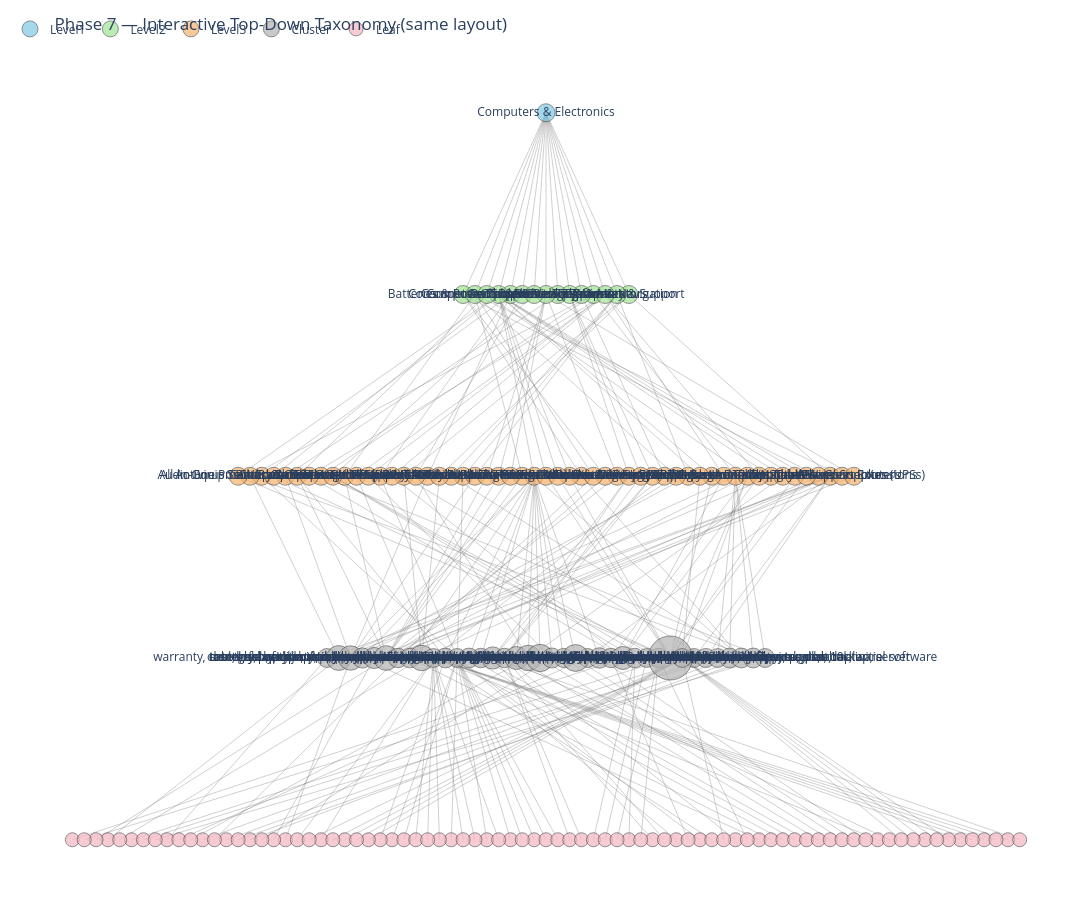

Notebook code for this chart:
### Code cell
# Make the existing Phase-5 top-down figure interactive (same layout)
# Requirements: you already have G (networkx graph), pos (dict of positions), labels (dict of label text)
# pip install plotly

import plotly.graph_objects as go

# --- colors & sizes by node type ---
COLOR = {
    "level1": "#7ec8e3",   # blue
    "level2": "#a0e493",   # green
    "level3": "#f6b26b",   # orange
    "cluster": "#b3b3b3",  # gray
    "leaf": "#f4b6c2",     # pink
}
def node_size(d):
    base = 18
    if d.get("type") == "cluster":
        return min(44, base + 0.05*int(d.get("size", 1)))  # scale by cluster size
    if d.get("type") == "leaf":
        return 14
    return 18

def display_label(d):
    t = d.get("type")
    raw = d.get("label", "")
    # show only TF-IDF part for clusters ("cid: terms" -> "terms")
    return raw.split(":", 1)[-1].strip() if (t == "cluster" and ":" in raw) else raw

def hover_text(n, d):
    t = d.get("type", "")
    lbl = display_label(d) or d.get("label") or n
    if t == "cluster":
        terms = d.get("top_terms") or []
        return "<br>".join([
            f"<b>{lbl}</b>",
            f"Type: {t}",
            f"Cluster ID: {d.get('cluster_id','')}",
            f"Size: {d.get('size','')}",
            f"Top terms: {', '.join(map(str, terms[:8]))}" if terms else ""
        ])
    return f"<b>{lbl}</b><br>Type: {t}"

# --- Edges as one polyline trace ---
edge_x, edge_y = [], []
for u, v in G.edges():
    x0, y0 = pos[u]; x1, y1 = pos[v]
    edge_x += [x0, x1, None]
    edge_y += [y0, y1, None]

edge_trace = go.Scatter(
    x=edge_x, y=edge_y,
    mode="lines",
    line=dict(width=1, color="rgba(120,120,120,0.35)"),
    hoverinfo="none",
    showlegend=False
)

# --- Nodes: one trace per type so you can toggle in legend ---
node_traces = []
for t in ["level1","level2","level3","cluster","leaf"]:
    xs, ys, sizes, texts, show_text = [], [], [], [], []
    for n, d in G.nodes(data=True):
        if d.get("type") != t: 
            continue
        x, y = pos[n]
        xs.append(x); ys.append(y)
        sizes.append(node_size(d))
        texts.append(hover_text(n, d))
        # show text for everything except leaves (keeps it readable)
        show_text.append(display_label(d) if t != "leaf" else "")

    if xs:
        node_traces.append(
            go.Scatter(
                name=t.title(),
                x=xs, y=ys,
                mode="markers+text",
                text=show_text,
                textposition="middle center",
                marker=dict(
                    size=sizes,
                    color=COLOR.get(t, "#ccc"),
                    line=dict(width=1, color="rgba(60,60,60,0.8)")
                ),
                hovertemplate="%{customdata}<extra></extra>",
                customdata=texts,
                showlegend=True
            )
        )

fig = go.Figure([edge_trace, *node_traces])
fig.update_layout(
    title="Phase 7 — Interactive Top-Down Taxonomy (same layout)",
    xaxis=dict(visible=False),
    yaxis=dict(visible=False),
    plot_bgcolor="white",
    paper_bgcolor="white",
    width=1400, height=900,
    margin=dict(l=10, r=10, t=60, b=10),
    legend=dict(orientation="h", yanchor="bottom", y=1.02, xanchor="left", x=0)
)

fig.show()                 # interactive in notebook
# Optional: save as shareable HTML
# fig.write_html("phase7_taxonomy_interactive.html", include_plotlyjs="cdn")

### Figure 1 — Plotly figure (JSON) as saved in the notebook; plotly's stock layout.template omitted (floating-point values rounded to 4 significant figures; data arrays with more than 128 entries replaced by an {"elided": "..."} marker saying what was removed)
{"data": [{"hoverinfo": "none", "line": {"color": "rgba(120,120,120,0.35)", "width": 1}, "mode": "lines", "showlegend": false, "type": "scatter", "x": {"elided": "705 float values"}, "y": {"elided": "705 int values"}}, {"customdata": ["<b>Computers & Electronics</b><br>Type: level1"], "hovertemplate": "%{customdata}<extra></extra>", "marker": {"color": "#7ec8e3", "line": {"color": "rgba(60,60,60,0.8)", "width": 1}, "size": [18]}, "mode": "markers+text", "name": "Level1", "showlegend": true, "text": ["Computers & Electronics"], "textposition": "middle center", "type": "scatter", "x": [0], "y": [-1]}, {"customdata": ["<b>Warranty & Support</b><br>Type: level2", "<b>Telecom & Navigation</b><br>Type: level2", "<b>Consumer Audio & Video Equipment</b><br>Type: level2", "<b>Software</b><br>Type: level2", "<b>Batteries & Power Supplies</b><br>Type: level2", "<b>Computers</b><br>Type: level2", "<b>Photo & Video Equipment</b><br>Type: level2", "<b>Computer Cables</b><br>Type: level2", "<b>Networking</b><br>Type: level2", "<b>Computer Components</b><br>Type: level2", "<b>Projectors</b><br>Type: level2", "<b>TVs & Monitors</b><br>Type: level2", "<b>Printers & Scanners</b><br>Type: level2", "<b>Data Input Devices</b><br>Type: level2", "<b>Data Storage</b><br>Type: level2"], "hovertemplate": "%{customdata}<extra></extra>", "marker": {"color": "#a0e493", "line": {"color": "rgba(60,60,60,0.8)", "width": 1}, "size": [18, 18, 18, 18, 18, 18, 18, 18, 18, 18, 18, 18, 18, 18, 18]}, "mode": "markers+text", "name": "Level2", "showlegend": true, "text": ["Warranty & Support", "Telecom & Navigation", "Consumer Audio & Video Equipment", "Software", "Batteries & Power Supplies", "Computers", "Photo & Video Equipment", "Computer Cables", "Networking", "Computer Components", "Projectors", "TVs & Monitors", "Printers & Scanners", "Data Input Devices", "Data Storage"], "textposition": "middle center", "type": "scatter", "x": [7, 6, -3, 4, -7, -4, 1, -6, 0, -5, 3, 5, 2, -2, -1], "y": [-2, -2, -2, -2, -2, -2, -2, -2, -2, -2, -2, -2, -2, -2, -2]}, {"customdata": ["<b>Warranty & Support Extensions</b><br>Type: level3", "<b>Mobile Headsets</b><br>Type: level3", "<b>Audio Equipment Parts & Accessories</b><br>Type: level3", "<b>Home Audio Sets</b><br>Type: level3", "<b>IT Support Services</b><br>Type: level3", "<b>Software Licenses/Upgrades</b><br>Type: level3", "<b>Power Adapters & Inverters</b><br>Type: level3", "<b>Mobile Device Chargers</b><br>Type: level3", "<b>Notebook Parts & Accessories</b><br>Type: level3", "<b>Antivirus Security Software</b><br>Type: level3", "<b>Computer Utilities</b><br>Type: level3", "<b>Tablet Cases</b><br>Type: level3", "<b>Mobile Phone Cases</b><br>Type: level3", "<b>Camera Accessories</b><br>Type: level3", "<b>Screen Protectors</b><br>Type: level3", "<b>MP3/MP4 Player Cases</b><br>Type: level3", "<b>Fibre Optic Cables</b><br>Type: level3", "<b>Networking Cables</b><br>Type: level3", "<b>PowerLine Network Adapters</b><br>Type: level3", "<b>Wire Connectors</b><br>Type: level3", "<b>Network Switches</b><br>Type: level3", "<b>SCART Cables</b><br>Type: level3", "<b>Network Transceiver Modules</b><br>Type: level3", "<b>Network Media Converters</b><br>Type: level3", "<b>Chassis Components</b><br>Type: level3", "<b>System Components</b><br>Type: level3", "<b>Wireless Routers</b><br>Type: level3", "<b>Uninterruptible Power Supplies (UPSs)</b><br>Type: level3", "<b>Power Distribution Units (PDUs)</b><br>Type: level3", "<b>Power Cables</b><br>Type: level3", "<b>Maintenance & Support Fees</b><br>Type: level3", "<b>Projection Screens</b><br>Type: level3", "<b>Flat Panel Floor Stands</b><br>Type: level3", "<b>Printing Supplies</b><br>Type: level3", "<b>Printing Equipment</b><br>Type: level3", "<b>Printing Media</b><br>Type: level3", "<b>Keyboards</b><br>Type: level3", "<b>Tablet Spare Parts</b><br>Type: level3", "<b>Flat Panel Spare Parts</b><br>Type: level3", "<b>TVs</b><br>Type: level3", "<b>Computer Monitors</b><br>Type: level3", "<b>Signage Displays</b><br>Type: level3", "<b>Hospitality TVs</b><br>Type: level3", "<b>Data Storage Devices</b><br>Type: level3", "<b>PCs/Workstations</b><br>Type: level3", "<b>Notebooks</b><br>Type: level3", "<b>Tablets</b><br>Type: level3", "<b>All-in-One PCs/Workstations</b><br>Type: level3", "<b>Backpack PCs</b><br>Type: level3", "<b>Servers</b><br>Type: level3", "<b>PC/Workstation Barebones</b><br>Type: level3", "<b>Thin Clients</b><br>Type: level3", "<b>Server Barebones</b><br>Type: level3"], "hovertemplate": "%{customdata}<extra></extra>", "marker": {"color": "#f6b26b", "line": {"color": "rgba(60,60,60,0.8)", "width": 1}, "size": [18, 18, 18, 18, 18, 18, 18, 18, 18, 18, 18, 18, 18, 18, 18, 18, 18, 18, 18, 18, 18, 18, 18, 18, 18, 18, 18, 18, 18, 18, 18, 18, 18, 18, 18, 18, 18, 18, 18, 18, 18, 18, 18, 18, 18, 18, 18, 18, 18, 18, 18, 18, 18]}, "mode": "markers+text", "name": "Level3", "showlegend": true, "text": ["Warranty & Support Extensions", "Mobile Headsets", "Audio Equipment Parts & Accessories", "Home Audio Sets", "IT Support Services", "Software Licenses/Upgrades", "Power Adapters & Inverters", "Mobile Device Chargers", "Notebook Parts & Accessories", "Antivirus Security Software", "Computer Utilities", "Tablet Cases", "Mobile Phone Cases", "Camera Accessories", "Screen Protectors", "MP3/MP4 Player Cases", "Fibre Optic Cables", "Networking Cables", "PowerLine Network Adapters", "Wire Connectors", "Network Switches", "SCART Cables", "Network Transceiver Modules", "Network Media Converters", "Chassis Components", "System Components", "Wireless Routers", "Uninterruptible Power Supplies (UPSs)", "Power Distribution Units (PDUs)", "Power Cables", "Maintenance & Support Fees", "Projection Screens", "Flat Panel Floor Stands", "Printing Supplies", "Printing Equipment", "Printing Media", "Keyboards", "Tablet Spare Parts", "Flat Panel Spare Parts", "TVs", "Computer Monitors", "Signage Displays", "Hospitality TVs", "Data Storage Devices", "PCs/Workstations", "Notebooks", "Tablets", "All-in-One PCs/Workstations", "Backpack PCs", "Servers", "PC/Workstation Barebones", "Thin Clients", "Server Barebones"], "textposition": "middle center", "type": "scatter", "x": [24, -7, -24, -14, -12, 16, 3, -8, -1, -25, -19, 19, -6, -22, 12, -10, -17, -2, 6, 25, -4, 11, -3, -5, -21, 17, 26, 23, 5, 4, -9, 10, -16, 9, 7, 8, -11, 20, -15, 18, -20, 15, -13, -18, 2, 0, 21, -26, -23, 14, 1, 22, 13], "y": [-3, -3, -3, -3, -3, -3, -3, -3, -3, -3, -3, -3, -3, -3, -3, -3, -3, -3, -3, -3, -3, -3, -3, -3, -3, -3, -3, -3, -3, -3, -3, -3, -3, -3, -3, -3, -3, -3, -3, -3, -3, -3, -3, -3, -3, -3, -3, -3, -3, -3, -3, -3, -3]}, {"customdata": ["<b>warranty, extended warranty, warranty service, extended, year</b><br>Type: cluster<br>Cluster ID: 0<br>Size: 18<br>Top terms: warranty, extended warranty, warranty service, extended, year", "<b>headphone, ear, intraaural, headset, binaural</b><br>Type: cluster<br>Cluster ID: 1<br>Size: 18<br>Top terms: headphone, ear, intraaural, headset, binaural", "<b>coverplus, year, extension epson, warranty, coverplus extended</b><br>Type: cluster<br>Cluster ID: 2<br>Size: 19<br>Top terms: coverplus, year, extension epson, warranty, coverplus extended", "<b>extension lenovo, service, year, 24x7, extension</b><br>Type: cluster<br>Cluster ID: 3<br>Size: 17<br>Top terms: extension lenovo, service, year, 24x7, extension", "<b>nbd, prosupport, business day, day, support</b><br>Type: cluster<br>Cluster ID: 4<br>Size: 21<br>Top terms: nbd, prosupport, business day, day, support", "<b>software symantec, symantec atp, atp, add, 10k</b><br>Type: cluster<br>Cluster ID: 5<br>Size: 17<br>Top terms: software symantec, symantec atp, atp, add, 10k", "<b>chain, software maintenance, software, software symantec, initial software</b><br>Type: cluster<br>Cluster ID: 6<br>Size: 33<br>Top terms: chain, software maintenance, software, software symantec, initial software", "<b>power, indoor, power adapter, ac dc, adapter</b><br>Type: cluster<br>Cluster ID: 7<br>Size: 36<br>Top terms: power, indoor, power adapter, ac dc, adapter", "<b>kaspersky, security, br kaspersky, lab, malware</b><br>Type: cluster<br>Cluster ID: 8<br>Size: 35<br>Top terms: kaspersky, security, br kaspersky, lab, malware", "<b>backup, exec, backup exec, symantec backup, server</b><br>Type: cluster<br>Cluster ID: 9<br>Size: 17<br>Top terms: backup, exec, backup exec, symantec backup, server", "<b>trend, security, micro, threat, business security</b><br>Type: cluster<br>Cluster ID: 10<br>Size: 135<br>Top terms: trend, security, micro, threat, business security", "<b>case, galaxy, compatibility, iphone, screen protector</b><br>Type: cluster<br>Cluster ID: 11<br>Size: 128<br>Top terms: case, galaxy, compatibility, iphone, screen protector", "<b>battery, laptop battery, cell, battery replaces, replaces</b><br>Type: cluster<br>Cluster ID: 12<br>Size: 43<br>Top terms: battery, laptop battery, cell, battery replaces, replaces", "<b>fsp, fujitsu fsp, year, service, extension fujitsu</b><br>Type: cluster<br>Cluster ID: 13<br>Size: 62<br>Top terms: fsp, fujitsu fsp, year, service, extension fujitsu", "<b>cable, connector, rj 45, patch, patch cable</b><br>Type: cluster<br>Cluster ID: 14<br>Size: 133<br>Top terms: cable, connector, rj 45, patch, patch cable", "<b>power, ups, outlet, ac outlet, c13</b><br>Type: cluster<br>Cluster ID: 15<br>Size: 30<br>Top terms: power, ups, outlet, ac outlet, c13", "<b>tablet, year, compatibility asus, worldwide asus, information technology</b><br>Type: cluster<br>Cluster ID: 16<br>Size: 33<br>Top terms: tablet, year, compatibility asus, worldwide asus, information technology", "<b>hpe, support, year, service, care</b><br>Type: cluster<br>Cluster ID: 17<br>Size: 148<br>Top terms: hpe, support, year, service, care", "<b>projection, projection screen, screen, electrol, matte white</b><br>Type: cluster<br>Cluster ID: 18<br>Size: 16<br>Top terms: projection, projection screen, screen, electrol, matte white", "<b>motherboard lenovo, motherboard, spare, motherboard brand, type motherboard</b><br>Type: cluster<br>Cluster ID: 19<br>Size: 33<br>Top terms: motherboard lenovo, motherboard, spare, motherboard brand, type motherboard", "<b>screen, screen replaces, wxga, replaces, power</b><br>Type: cluster<br>Cluster ID: 20<br>Size: 36<br>Top terms: screen, screen replaces, wxga, replaces, power", "<b>motherboard, motherboard hp, 001 notebook, thermal material, replacement thermal</b><br>Type: cluster<br>Cluster ID: 21<br>Size: 29<br>Top terms: motherboard, motherboard hp, 001 notebook, thermal material, replacement thermal", "<b>toner, page, cartridge, toner cartridge, printing</b><br>Type: cluster<br>Cluster ID: 22<br>Size: 84<br>Top terms: toner, page, cartridge, toner cartridge, printing", "<b>dpi, print, printing, sheet, laser</b><br>Type: cluster<br>Cluster ID: 23<br>Size: 28<br>Top terms: dpi, print, printing, sheet, laser", "<b>keyboard, notebook spare, spare, housing base, base keyboard</b><br>Type: cluster<br>Cluster ID: 24<br>Size: 99<br>Top terms: keyboard, notebook spare, spare, housing base, base keyboard", "<b>keyboard, keyboard lenovo, ideapad, notebook spare, spare</b><br>Type: cluster<br>Cluster ID: 25<br>Size: 149<br>Top terms: keyboard, keyboard lenovo, ideapad, notebook spare, spare", "<b>satellite, display, notebook spare, spare, spare toshiba</b><br>Type: cluster<br>Cluster ID: 26<br>Size: 185<br>Top terms: satellite, display, notebook spare, spare, spare toshiba", "<b>mainboard, acer flat, panel spare, flat panel, mainboard acer</b><br>Type: cluster<br>Cluster ID: 27<br>Size: 39<br>Top terms: mainboard, acer flat, panel spare, flat panel, mainboard acer", "<b>motherboard, acer notebook, motherboard acer, acer motherboard, acer acer</b><br>Type: cluster<br>Cluster ID: 28<br>Size: 22<br>Top terms: motherboard, acer notebook, motherboard acer, acer motherboard, acer acer", "<b>compaq, compaq pc, pc 15, display, notebook spare</b><br>Type: cluster<br>Cluster ID: 29<br>Size: 176<br>Top terms: compaq, compaq pc, pc 15, display, notebook spare", "<b>compaq elitebook, elitebook, 840 g3, elitebook 840, compaq</b><br>Type: cluster<br>Cluster ID: 30<br>Size: 49<br>Top terms: compaq elitebook, elitebook, 840 g3, elitebook 840, compaq", "<b>kingston, memory, memory module, module, dimm</b><br>Type: cluster<br>Cluster ID: 31<br>Size: 28<br>Top terms: kingston, memory, memory module, module, dimm", "<b>dvb, smart tv, pixel hd, dvb dvb, smart</b><br>Type: cluster<br>Cluster ID: 32<br>Size: 100<br>Top terms: dvb, smart tv, pixel hd, dvb dvb, smart", "<b>internal hard, rpm, hdd, hard drive, drive lenovo</b><br>Type: cluster<br>Cluster ID: 33<br>Size: 29<br>Top terms: internal hard, rpm, hdd, hard drive, drive lenovo", "<b>rpm, hard drive, hard, dell 400, drive dell</b><br>Type: cluster<br>Cluster ID: 34<br>Size: 16<br>Top terms: rpm, hard drive, hard, dell 400, drive dell", "<b>origin, storage, ssd, solution, serial ata</b><br>Type: cluster<br>Cluster ID: 35<br>Size: 30<br>Top terms: origin, storage, ssd, solution, serial ata", "<b>br br, processor, gen, pixel, memory</b><br>Type: cluster<br>Cluster ID: 36<br>Size: 1258<br>Top terms: br br, processor, gen, pixel, memory", "<b>socket, lga, supported, ethernet, pci</b><br>Type: cluster<br>Cluster ID: 37<br>Size: 16<br>Top terms: socket, lga, supported, ethernet, pci"], "hovertemplate": "%{customdata}<extra></extra>", "marker": {"color": "#b3b3b3", "line": {"color": "rgba(60,60,60,0.8)", "width": 1}, "size": [18.9, 18.9, 18.95, 18.85, 19.05, 18.85, 19.65, 19.8, 19.75, 18.85, 24.75, 24.4, 20.15, 21.1, 24.65, 19.5, 19.65, 25.4, 18.8, 19.65, 19.8, 19.45, 22.2, 19.4, 22.95, 25.45, 27.25, 19.95, 19.1, 26.8, 20.45, 19.4, 23, 19.45, 18.8, 19.5, 44, 18.8]}, "mode": "markers+text", "name": "Cluster", "showlegend": true, "text": ["warranty, extended warranty, warranty service, extended, year", "headphone, ear, intraaural, headset, binaural", "coverplus, year, extension epson, warranty, coverplus extended", "extension lenovo, service, year, 24x7, extension", "nbd, prosupport, business day, day, support", "software symantec, symantec atp, atp, add, 10k", "chain, software maintenance, software, software symantec, initial software", "power, indoor, power adapter, ac dc, adapter", "kaspersky, security, br kaspersky, lab, malware", "backup, exec, backup exec, symantec backup, server", "trend, security, micro, threat, business security", "case, galaxy, compatibility, iphone, screen protector", "battery, laptop battery, cell, battery replaces, replaces", "fsp, fujitsu fsp, year, service, extension fujitsu", "cable, connector, rj 45, patch, patch cable", "power, ups, outlet, ac outlet, c13", "tablet, year, compatibility asus, worldwide asus, information technology", "hpe, support, year, service, care", "projection, projection screen, screen, electrol, matte white", "motherboard lenovo, motherboard, spare, motherboard brand, type motherboard", "screen, screen replaces, wxga, replaces, power", "motherboard, motherboard hp, 001 notebook, thermal material, replacement thermal", "toner, page, cartridge, toner cartridge, printing", "dpi, print, printing, sheet, laser", "keyboard, notebook spare, spare, housing base, base keyboard", "keyboard, keyboard lenovo, ideapad, notebook spare, spare", "satellite, display, notebook spare, spare, spare toshiba", "mainboard, acer flat, panel spare, flat panel, mainboard acer", "motherboard, acer notebook, motherboard acer, acer motherboard, acer acer", "compaq, compaq pc, pc 15, display, notebook spare", "compaq elitebook, elitebook, 840 g3, elitebook 840, compaq", "kingston, memory, memory module, module, dimm", "dvb, smart tv, pixel hd, dvb dvb, smart", "internal hard, rpm, hdd, hard drive, drive lenovo", "rpm, hard drive, hard, dell 400, drive dell", "origin, storage, ssd, solution, serial ata", "br br, processor, gen, pixel, memory", "socket, lga, supported, ethernet, pci"], "textposition": "middle center", "type": "scatter", "x": [-18.5, -7.5, 3.5, 12.5, 13.5, 14.5, 15.5, 16.5, 17.5, 18.5, -17.5, -16.5, -15.5, -14.5, -13.5, -12.5, -11.5, -10.5, -9.5, -8.5, -6.5, -5.5, -4.5, -3.5, -2.5, -1.5, -0.5, 0.5, 1.5, 2.5, 4.5, 5.5, 6.5, 7.5, 8.5, 9.5, 10.5, 11.5], "y": [-4, -4, -4, -4, -4, -4, -4, -4, -4, -4, -4, -4, -4, -4, -4, -4, -4, -4, -4, -4, -4, -4, -4, -4, -4, -4, -4, -4, -4, -4, -4, -4, -4, -4, -4, -4, -4, -4]}, {"customdata": ["<b>+18 products</b><br>Type: leaf", "<b>Earhook Headphones SHS8100/98</b><br>Type: leaf", "<b>Headphones</b><br>Type: leaf", "<b>Micro System CMT-A50</b><br>Type: leaf", "<b>Headphones with mic SHE5305WT/00</b><br>Type: leaf", "<b>HA-FR15-Z-E Colourful inner ear headphones with remote & mic</b><br>Type: leaf", "<b>Headphones with mic SHL5205PP/10</b><br>Type: leaf", "<b>CINEARPRO</b><br>Type: leaf", "<b>MDR-100AAP</b><br>Type: leaf", "<b>Headsets</b><br>Type: leaf", "<b>Charisma</b><br>Type: leaf", "<b>Headphones with mic SHE3855RG/00</b><br>Type: leaf", "<b>+19 products</b><br>Type: leaf", "<b>+17 products</b><br>Type: leaf", "<b>+21 products</b><br>Type: leaf", "<b>+17 products</b><br>Type: leaf", "<b>+33 products</b><br>Type: leaf", "<b>+36 products</b><br>Type: leaf", "<b>+34 products</b><br>Type: leaf", "<b>+17 products</b><br>Type: leaf", "<b>+135 products</b><br>Type: leaf", "<b>+85 products</b><br>Type: leaf", "<b>Notebook Spare Parts</b><br>Type: leaf", "<b>+62 products</b><br>Type: leaf", "<b>+133 products</b><br>Type: leaf", "<b>+30 products</b><br>Type: leaf", "<b>Notebook Spare Parts</b><br>Type: leaf", "<b>+148 products</b><br>Type: leaf", "<b>PermScreen 191x252 Matte white D</b><br>Type: leaf", "<b>Elpro RF Electrol 123x160 Matte White M</b><br>Type: leaf", "<b>10100338</b><br>Type: leaf", "<b>Tabscreen Electrol, Da-tex</b><br>Type: leaf", "<b>Eelectrical height adjustable system with floor plate</b><br>Type: leaf", "<b>Contour Electrol 137\"</b><br>Type: leaf", "<b>Tensioned Elpro Electrol, Matte White</b><br>Type: leaf", "<b>10300090</b><br>Type: leaf", "<b>Cinema RF Electrol 153x200 High Contrast S</b><br>Type: leaf", "<b>Model C w/ CSR</b><br>Type: leaf", "<b>Tensioned Elpro Concept HD</b><br>Type: leaf", "<b>Hapro Manual 153x200 Matte White M</b><br>Type: leaf", "<b>Compact RF Electrol 179 x 280</b><br>Type: leaf", "<b>Tensioned Elpro Concept RF</b><br>Type: leaf", "<b>Tensioned Descender Electrol Surface, Matte White</b><br>Type: leaf", "<b>Notebook Spare Parts</b><br>Type: leaf", "<b>All-in-One PC Spare Parts</b><br>Type: leaf", "<b>Notebook Spare Parts</b><br>Type: leaf", "<b>Notebook Spare Parts</b><br>Type: leaf", "<b>Toner Cartridges</b><br>Type: leaf", "<b>Laser Printers</b><br>Type: leaf", "<b>Multifunctionals</b><br>Type: leaf", "<b>Laser Printers</b><br>Type: leaf", "<b>Printing Paper</b><br>Type: leaf", "<b>Ink Cartridges</b><br>Type: leaf", "<b>Inkjet Printers</b><br>Type: leaf", "<b>Notebook Spare Parts</b><br>Type: leaf", "<b>+19 products</b><br>Type: leaf", "<b>Notebook Spare Parts</b><br>Type: leaf", "<b>+39 products</b><br>Type: leaf", "<b>Notebook Spare Parts</b><br>Type: leaf", "<b>Notebook Spare Parts</b><br>Type: leaf", "<b>Notebook Spare Parts</b><br>Type: leaf", "<b>Memory Modules</b><br>Type: leaf", "<b>+100 products</b><br>Type: leaf", "<b>Internal Hard Drives</b><br>Type: leaf", "<b>Internal Solid State Drives</b><br>Type: leaf", "<b>Internal Hard Drives</b><br>Type: leaf", "<b>NAS & Storage Servers</b><br>Type: leaf", "<b>Internal Hard Drives</b><br>Type: leaf", "<b>Internal Solid State Drives</b><br>Type: leaf", "<b>+1148 products</b><br>Type: leaf", "<b>Server/Workstation Motherboards</b><br>Type: leaf", "<b>AS-2042G-TRF</b><br>Type: leaf", "<b>Motherboards</b><br>Type: leaf", "<b>A+ Server 1012A-M73RF</b><br>Type: leaf", "<b>1026T-6RFT+</b><br>Type: leaf", "<b>SuperServer 2027TR-HTRF</b><br>Type: leaf", "<b>SYS-5017GR-TF-FM275</b><br>Type: leaf", "<b>6046T-TUF</b><br>Type: leaf", "<b>SuperServer 1029GQ-TNRT</b><br>Type: leaf", "<b>RS120-E5/PA4</b><br>Type: leaf", "<b>A+ Server 1023US-TR4</b><br>Type: leaf"], "hovertemplate": "%{customdata}<extra></extra>", "marker": {"color": "#f4b6c2", "line": {"color": "rgba(60,60,60,0.8)", "width": 1}, "size": [14, 14, 14, 14, 14, 14, 14, 14, 14, 14, 14, 14, 14, 14, 14, 14, 14, 14, 14, 14, 14, 14, 14, 14, 14, 14, 14, 14, 14, 14, 14, 14, 14, 14, 14, 14, 14, 14, 14, 14, 14, 14, 14, 14, 14, 14, 14, 14, 14, 14, 14, 14, 14, 14, 14, 14, 14, 14, 14, 14, 14, 14, 14, 14, 14, 14, 14, 14, 14, 14, 14, 14, 14, 14, 14, 14, 14, 14, 14, 14, 14]}, "mode": "markers+text", "name": "Leaf", "showlegend": true, "text": ["", "", "", "", "", "", "", "", "", "", "", "", "", "", "", "", "", "", "", "", "", "", "", "", "", "", "", "", "", "", "", "", "", "", "", "", "", "", "", "", "", "", "", "", "", "", "", "", "", "", "", "", "", "", "", "", "", "", "", "", "", "", "", "", "", "", "", "", "", "", "", "", "", "", "", "", "", "", "", "", ""], "textposition": "middle center", "type": "scatter", "x": [-32, -8, -3, 13, -1, -5, 0, -13, 11, 1, -12, -2, -31, -35, -29, -34, -27, -25, -26, -33, -37, -22, 18, -23, -38, -28, 19, -36, 28, -6, -21, 35, -7, -9, 39, -19, -11, 14, 37, -4, -10, 38, 36, 20, -14, 21, 22, 40, 9, 16, 10, 29, 2, 3, 23, -30, 24, -24, 25, 26, 27, 12, -40, 4, 7, 5, 17, 6, 8, -39, 32, -15, 15, -17, -20, 34, 31, -18, 33, 30, -16], "y": [-5, -5, -5, -5, -5, -5, -5, -5, -5, -5, -5, -5, -5, -5, -5, -5, -5, -5, -5, -5, -5, -5, -5, -5, -5, -5, -5, -5, -5, -5, -5, -5, -5, -5, -5, -5, -5, -5, -5, -5, -5, -5, -5, -5, -5, -5, -5, -5, -5, -5, -5, -5, -5, -5, -5, -5, -5, -5, -5, -5, -5, -5, -5, -5, -5, -5, -5, -5, -5, -5, -5, -5, -5, -5, -5, -5, -5, -5, -5, -5, -5]}], "layout": {"height": 900, "legend": {"orientation": "h", "x": 0, "xanchor": "left", "y": 1.02, "yanchor": "bottom"}, "margin": {"b": 10, "l": 10, "r": 10, "t": 60}, "paper_bgcolor": "white", "plot_bgcolor": "white", "title": {"text": "Phase 7 — Interactive Top-Down Taxonomy (same layout)"}, "width": 1400, "xaxis": {"visible": false}, "yaxis": {"visible": false}}}
